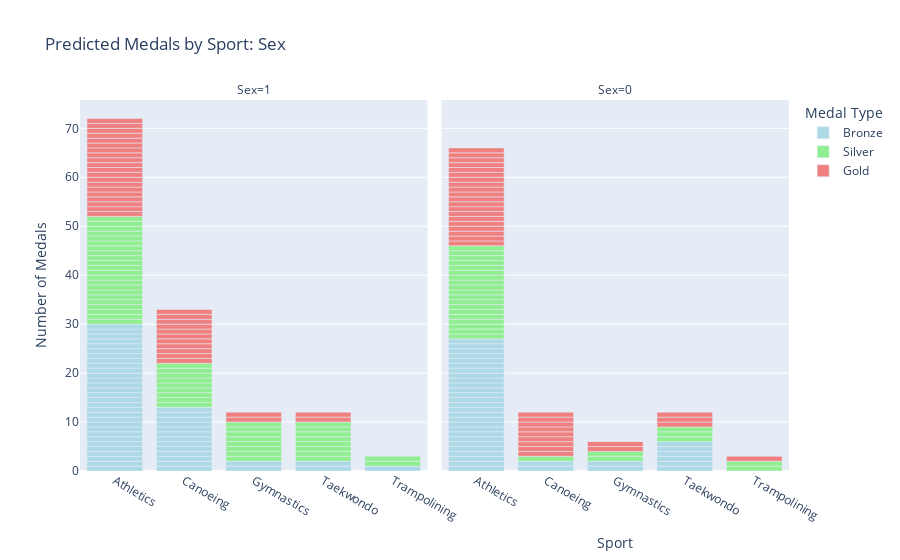

This figure's notebook cell:
### Code cell
# Filter data for sports with significant medal predictions
sports_with_predictions = df.groupby('Sport')['pred_medal'].sum().sort_values(ascending=False).index[:5]
df_filtered = df[df['Sport'].isin(sports_with_predictions)]

# Plot predicted medals by sport and host status
fig = px.bar(df_filtered, x='Sport', color='pred_medal', facet_col='Sex', title='Predicted Medals by Sport: Sex',
             labels={'pred_medal': 'Medal Type', 'Sport': 'Sport'}, category_orders={'pred_medal': ['Bronze', 'Silver', 'Gold']},
             color_discrete_sequence=['lightblue', 'lightgreen', 'lightcoral'])
fig.update_layout(xaxis_title=None, yaxis_title='Number of Medals', legend_title='Medal Type')
fig.show()

### Figure 1 — Plotly figure (JSON) as saved in the notebook; plotly's stock layout.template omitted (floating-point values rounded to 4 significant figures)
{"data": [{"alignmentgroup": "True", "hovertemplate": "Medal Type=Bronze<br>Sex=1<br>Sport=%{x}<br>count=%{y}<extra></extra>", "legendgroup": "Bronze", "marker": {"color": "lightblue", "pattern": {"shape": ""}}, "name": "Bronze", "offsetgroup": "Bronze", "orientation": "v", "showlegend": true, "textposition": "auto", "type": "bar", "x": ["Athletics", "Athletics", "Athletics", "Athletics", "Athletics", "Athletics", "Athletics", "Athletics", "Athletics", "Athletics", "Athletics", "Athletics", "Athletics", "Athletics", "Athletics", "Athletics", "Athletics", "Athletics", "Athletics", "Athletics", "Athletics", "Athletics", "Athletics", "Athletics", "Athletics", "Athletics", "Athletics", "Athletics", "Athletics", "Athletics", "Canoeing", "Canoeing", "Canoeing", "Canoeing", "Canoeing", "Canoeing", "Canoeing", "Canoeing", "Canoeing", "Canoeing", "Canoeing", "Canoeing", "Canoeing", "Gymnastics", "Gymnastics", "Taekwondo", "Taekwondo", "Trampolining"], "xaxis": "x", "y": [1, 1, 1, 1, 1, 1, 1, 1, 1, 1, 1, 1, 1, 1, 1, 1, 1, 1, 1, 1, 1, 1, 1, 1, 1, 1, 1, 1, 1, 1, 1, 1, 1, 1, 1, 1, 1, 1, 1, 1, 1, 1, 1, 1, 1, 1, 1, 1], "yaxis": "y"}, {"alignmentgroup": "True", "hovertemplate": "Medal Type=Bronze<br>Sex=0<br>Sport=%{x}<br>count=%{y}<extra></extra>", "legendgroup": "Bronze", "marker": {"color": "lightblue", "pattern": {"shape": ""}}, "name": "Bronze", "offsetgroup": "Bronze", "orientation": "v", "showlegend": false, "textposition": "auto", "type": "bar", "x": ["Athletics", "Athletics", "Athletics", "Athletics", "Athletics", "Athletics", "Athletics", "Athletics", "Athletics", "Athletics", "Athletics", "Athletics", "Athletics", "Athletics", "Athletics", "Athletics", "Athletics", "Athletics", "Athletics", "Athletics", "Athletics", "Athletics", "Athletics", "Athletics", "Athletics", "Athletics", "Athletics", "Canoeing", "Canoeing", "Gymnastics", "Gymnastics", "Taekwondo", "Taekwondo", "Taekwondo", "Taekwondo", "Taekwondo", "Taekwondo"], "xaxis": "x2", "y": [1, 1, 1, 1, 1, 1, 1, 1, 1, 1, 1, 1, 1, 1, 1, 1, 1, 1, 1, 1, 1, 1, 1, 1, 1, 1, 1, 1, 1, 1, 1, 1, 1, 1, 1, 1, 1], "yaxis": "y2"}, {"alignmentgroup": "True", "hovertemplate": "Medal Type=Silver<br>Sex=1<br>Sport=%{x}<br>count=%{y}<extra></extra>", "legendgroup": "Silver", "marker": {"color": "lightgreen", "pattern": {"shape": ""}}, "name": "Silver", "offsetgroup": "Silver", "orientation": "v", "showlegend": true, "textposition": "auto", "type": "bar", "x": ["Athletics", "Athletics", "Athletics", "Athletics", "Athletics", "Athletics", "Athletics", "Athletics", "Athletics", "Athletics", "Athletics", "Athletics", "Athletics", "Athletics", "Athletics", "Athletics", "Athletics", "Athletics", "Athletics", "Athletics", "Athletics", "Athletics", "Canoeing", "Canoeing", "Canoeing", "Canoeing", "Canoeing", "Canoeing", "Canoeing", "Canoeing", "Canoeing", "Gymnastics", "Gymnastics", "Gymnastics", "Gymnastics", "Gymnastics", "Gymnastics", "Gymnastics", "Gymnastics", "Taekwondo", "Taekwondo", "Taekwondo", "Taekwondo", "Taekwondo", "Taekwondo", "Taekwondo", "Taekwondo", "Trampolining", "Trampolining"], "xaxis": "x", "y": [1, 1, 1, 1, 1, 1, 1, 1, 1, 1, 1, 1, 1, 1, 1, 1, 1, 1, 1, 1, 1, 1, 1, 1, 1, 1, 1, 1, 1, 1, 1, 1, 1, 1, 1, 1, 1, 1, 1, 1, 1, 1, 1, 1, 1, 1, 1, 1, 1], "yaxis": "y"}, {"alignmentgroup": "True", "hovertemplate": "Medal Type=Silver<br>Sex=0<br>Sport=%{x}<br>count=%{y}<extra></extra>", "legendgroup": "Silver", "marker": {"color": "lightgreen", "pattern": {"shape": ""}}, "name": "Silver", "offsetgroup": "Silver", "orientation": "v", "showlegend": false, "textposition": "auto", "type": "bar", "x": ["Athletics", "Athletics", "Athletics", "Athletics", "Athletics", "Athletics", "Athletics", "Athletics", "Athletics", "Athletics", "Athletics", "Athletics", "Athletics", "Athletics", "Athletics", "Athletics", "Athletics", "Athletics", "Athletics", "Canoeing", "Gymnastics", "Gymnastics", "Taekwondo", "Taekwondo", "Taekwondo", "Trampolining", "Trampolining"], "xaxis": "x2", "y": [1, 1, 1, 1, 1, 1, 1, 1, 1, 1, 1, 1, 1, 1, 1, 1, 1, 1, 1, 1, 1, 1, 1, 1, 1, 1, 1], "yaxis": "y2"}, {"alignmentgroup": "True", "hovertemplate": "Medal Type=Gold<br>Sex=1<br>Sport=%{x}<br>count=%{y}<extra></extra>", "legendgroup": "Gold", "marker": {"color": "lightcoral", "pattern": {"shape": ""}}, "name": "Gold", "offsetgroup": "Gold", "orientation": "v", "showlegend": true, "textposition": "auto", "type": "bar", "x": ["Athletics", "Athletics", "Athletics", "Athletics", "Athletics", "Athletics", "Athletics", "Athletics", "Athletics", "Athletics", "Athletics", "Athletics", "Athletics", "Athletics", "Athletics", "Athletics", "Athletics", "Athletics", "Athletics", "Athletics", "Canoeing", "Canoeing", "Canoeing", "Canoeing", "Canoeing", "Canoeing", "Canoeing", "Canoeing", "Canoeing", "Canoeing", "Canoeing", "Gymnastics", "Gymnastics", "Taekwondo", "Taekwondo"], "xaxis": "x", "y": [1, 1, 1, 1, 1, 1, 1, 1, 1, 1, 1, 1, 1, 1, 1, 1, 1, 1, 1, 1, 1, 1, 1, 1, 1, 1, 1, 1, 1, 1, 1, 1, 1, 1, 1], "yaxis": "y"}, {"alignmentgroup": "True", "hovertemplate": "Medal Type=Gold<br>Sex=0<br>Sport=%{x}<br>count=%{y}<extra></extra>", "legendgroup": "Gold", "marker": {"color": "lightcoral", "pattern": {"shape": ""}}, "name": "Gold", "offsetgroup": "Gold", "orientation": "v", "showlegend": false, "textposition": "auto", "type": "bar", "x": ["Athletics", "Athletics", "Athletics", "Athletics", "Athletics", "Athletics", "Athletics", "Athletics", "Athletics", "Athletics", "Athletics", "Athletics", "Athletics", "Athletics", "Athletics", "Athletics", "Athletics", "Athletics", "Athletics", "Athletics", "Canoeing", "Canoeing", "Canoeing", "Canoeing", "Canoeing", "Canoeing", "Canoeing", "Canoeing", "Canoeing", "Gymnastics", "Gymnastics", "Taekwondo", "Taekwondo", "Taekwondo", "Trampolining"], "xaxis": "x2", "y": [1, 1, 1, 1, 1, 1, 1, 1, 1, 1, 1, 1, 1, 1, 1, 1, 1, 1, 1, 1, 1, 1, 1, 1, 1, 1, 1, 1, 1, 1, 1, 1, 1, 1, 1], "yaxis": "y2"}], "layout": {"annotations": [{"font": {}, "showarrow": false, "text": "Sex=1", "x": 0.245, "xanchor": "center", "xref": "paper", "y": 1, "yanchor": "bottom", "yref": "paper"}, {"font": {}, "showarrow": false, "text": "Sex=0", "x": 0.755, "xanchor": "center", "xref": "paper", "y": 1, "yanchor": "bottom", "yref": "paper"}], "barmode": "relative", "legend": {"title": {"text": "Medal Type"}, "tracegroupgap": 0}, "title": {"text": "Predicted Medals by Sport: Sex"}, "xaxis": {"anchor": "y", "domain": [0, 0.49], "title": {}}, "xaxis2": {"anchor": "y2", "domain": [0.51, 1], "matches": "x", "title": {"text": "Sport"}}, "yaxis": {"anchor": "x", "domain": [0, 1], "title": {"text": "Number of Medals"}}, "yaxis2": {"anchor": "x2", "domain": [0, 1], "matches": "y", "showticklabels": false}}}
